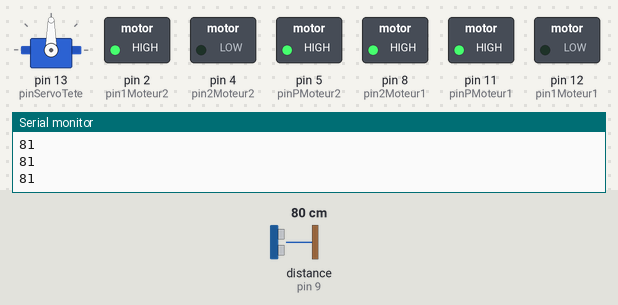
Bench run of a sketch on a simulated Arduino Uno, built with avr-gcc and run on an emulated ATmega328P. Parts: servo, switched loads named in the sketch (green lamp = pin HIGH), the last lines printed to the serial monitor. The test bench sets the inputs (shaded band); at power-on: distance to the obstacle (sensor on pin 9) 80 cm. The echo pulse lasts 58.3 µs per cm.

Above: at 1.2 s.
1.3 s: distance to the obstacle (sensor on pin 9) set to 21 cm
2.8 s: distance to the obstacle (sensor on pin 9) set to 17 cm
At 3.33 s:
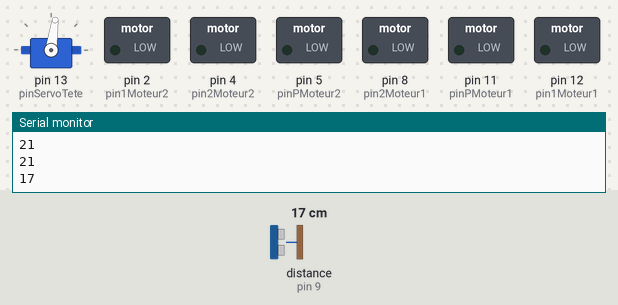
At 3.93 s:
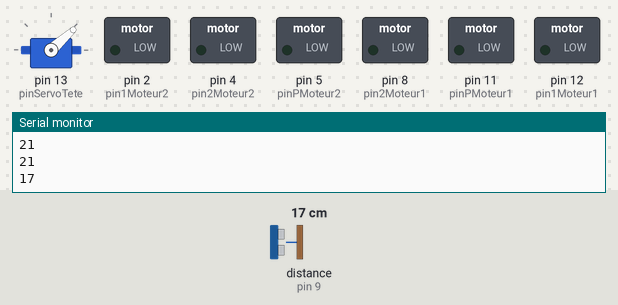
8.8 s: distance to the obstacle (sensor on pin 9) set to 35 cm
At 10.1 s:
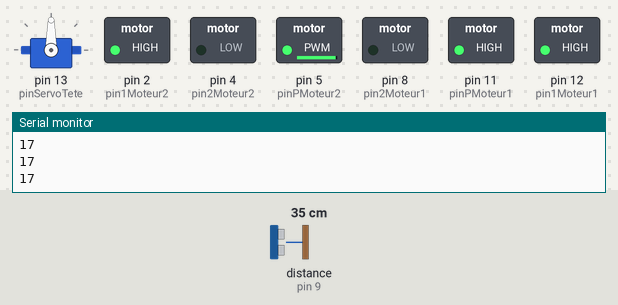
Timing chart, 0 to 12.7 s (numbered marks = the images above; inputs shaded):
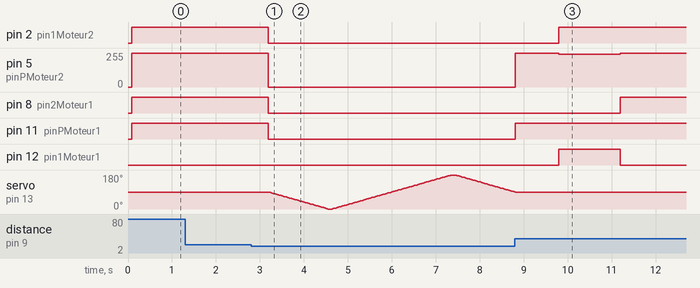

The sketch:

VoitureAutonome.ino
```cpp
/*
 Name:		VoitureAutonome.ino
 Created:	16/09/2017 14:50:05
 Author:	Loïc
*/

#include <Servo.h>
#include <NewPing.h>


int pin1Moteur1 = 12;
int pin2Moteur1 = 8;
int pinPMoteur1 = 11;
int pin1Moteur2 = 2;
int pin2Moteur2 = 4;
int pinPMoteur2 = 5;

int TRIG_PIN = 10;
int ECHO_PIN = 9;

int pinServoTete = 13;

int DIST_MAX = 200;
int i = 90;
int distActuelle = 0;
int cm;

Servo servoTete;
NewPing sonar(TRIG_PIN, ECHO_PIN, 200); // créé l'objet sonar

// the setup function runs once when you press reset or power the board
void setup() {
	Serial.begin(9600); //initialise la communication série
	pinMode(pin1Moteur1, OUTPUT);
	pinMode(pin2Moteur1, OUTPUT);
	pinMode(pinPMoteur1, OUTPUT);
	pinMode(pin1Moteur2, OUTPUT);
	pinMode(pin2Moteur2, OUTPUT);
	pinMode(pinPMoteur2, OUTPUT);

	pinMode(pinServoTete, OUTPUT);

	servoTete.attach(pinServoTete);
}

// the loop function runs over and over again until power down or reset
void loop() {

	distActuelle = lectureDistance();

	if (distActuelle > 20) {
		avance();
	}
	if (distActuelle < 20) {
		stop();
	//	//Regarde s'il peut aller à droite
		if (RegardeADroite()) {
			//Si oui recule et tourne
			recule();
			tourneDroite();
		}
		else //Sinon, regarde s'il peut aller à gauche
			if (RegardeAGauche()) {

				//Si oui recule et tourne
				recule();
				tourneGauche();
			}
			else //sinon demi-tour
			{
				recule();
				demitour();
			}
	}
	delay(300);
}

/* Lance un moteur
moteur : quel moteur 1 ou 2
sens : marche avant (1) ou marche arriere (-1) et arret (0)
pourcentage : pourcentage de la puissance max  du moteur
*/
void dirMoteur(int moteur, int sens, int pourcentage) {
	int pin1, pin2, pinP; //pin ou envoyer le signal
	int etat1; //avance si = 1
	int  etat2; //recule si = 1
	int puissance;

	//Pin du moteur
	if (moteur == 1) {
		pin1 = pin1Moteur1;
		pin2 = pin2Moteur1;
		pinP = pinPMoteur1;
		//FIXUP : moteur 2 monté en mirroir par rapport au 1 => donc j'inverse le sens
		sens = -1 * sens;
	}
	else {
		pin1 = pin1Moteur2;
		pin2 = pin2Moteur2;
		pinP = pinPMoteur2;

	}
	if (sens == 1) {
		etat1 = 1;
		etat2 = 0;
	}
	else if (sens == -1) {
		etat1 = 0;
		etat2 = 1;
	}
	else {
		etat1 = 0;
		etat2 = 0;
	}
	puissance = map(pourcentage, 0, 100, 0, 255); //map permet de transformer la valeur compris entre 0 et 100 en valeur équivalente entre 0 et 255

	//On envoi le signal à travers les pins
	analogWrite(pinP, puissance);
	digitalWrite(pin1, etat1);
	digitalWrite(pin2, etat2);
}


void stop() {
	//regardeDevant();
	//Avance les 2 moteurs à 100% de la puissance
	dirMoteur(1, 0, 0);
	dirMoteur(2, 0, 0);

}
void avance() {
	regardeDevant();
	//Avance les 2 moteurs à 100% de la puissance
	dirMoteur(1, 1, 100);
	dirMoteur(2, 1, 100);

}

void recule() {
	regardeDevant();
	//Arrete les 2 moteurs
	dirMoteur(1, 0, 100);
	dirMoteur(2, 0, 100);
	delay(1000);
	//fait reculer les 2 moteurs
	dirMoteur(1, -1, 100);
	dirMoteur(2, -1, 50);
}

void tourneDroite() {
	regardeDevant();
	delay(1000);

	//moteur 1 recule
	dirMoteur(1, -1, 100);
	//moteur 2 ne bouge pas
	dirMoteur(2, 0, 0);
	delay(1000);

	//moteur 1 recule
	dirMoteur(1, -1, 100);
	//moteur 2 avance
	dirMoteur(2, 1, 50);
	delay(1000);
}

void tourneGauche() {
	regardeDevant();
	delay(1000);

	//moteur 2 recule
	dirMoteur(2, -1, 100);
	//moteur 1 ne bouge pas
	dirMoteur(1, 0, 0);
	delay(1000);

	//moteur 2 recule
	dirMoteur(2, -1, 100);
	//moteur 1 avance
	dirMoteur(1, 1, 50);
	delay(1000);
}

void demitour(){

	//moteur 1 recule
	dirMoteur(1, -1, 100);
	//moteur 2 avance
	dirMoteur(2, 1, 1000);
	delay(1000);
}

int lectureDistance() { // Envoi la distance mesurée par le capteur de distance
	delay(70);

	unsigned int uS = sonar.ping(); // lance la function ‘ping’ de l’objet ‘sonar’
	cm = uS / US_ROUNDTRIP_CM; // converti la distance en
	if (cm == 0) {
		lectureDistance();
	}
	else {
		Serial.println(cm);
		return cm;
	}
}

void regardeDevant() {
	int posiServo = servoTete.read();
	if (posiServo <= 90) {
		for (int i = posiServo; i <= 90; i++) {
			servoTete.write(i);
			delay(15);
		}
	}
	else if (posiServo >= 90) {
		for (int i = posiServo; i >= 90; i--) {
			servoTete.write(i);
			delay(15);
		}
	}
}
bool RegardeADroite() {
	int posiServo = servoTete.read();
	for (int i = posiServo; i >= 0; i--) {
		servoTete.write(i);
		delay(15);
	}
	distActuelle = lectureDistance();

	return distActuelle > 20;
}

bool RegardeAGauche() {
	int posiServo = servoTete.read();
	for (int i = posiServo; i <= 180; i++) {
		servoTete.write(i);
		delay(15);
	}
	distActuelle = lectureDistance();

	return distActuelle > 20;
}
```

Measured:
- the behaviour switches between 20 and 19 cm on distance to the obstacle (sensor on pin 9) (found by bisection; images 0 and 1)
- after the input at 2.8 s, pin 2 (pin1Moteur2), pin 8 (pin2Moteur1), pin 11 (pinPMoteur1): HIGH → LOW after 0.38 s; pin 5 (pinPMoteur2): 255/255 → 0/255 after 0.38 s
- after the input at 8.8 s, pin 2 (pin1Moteur2): goes on until 9.8 s, then stays HIGH; pin 8 (pin2Moteur1): LOW → HIGH after 2.4 s; pin 11 (pinPMoteur1): goes on until 8.8 s, then stays HIGH; servo on pin 13 (pinServoTete): goes on until 8.8 s, then stays 90°
